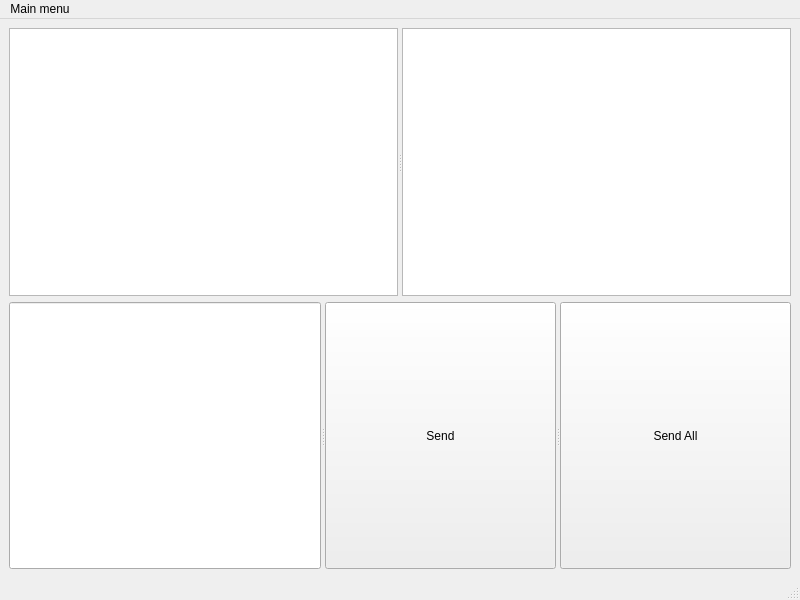
<?xml version="1.0" encoding="UTF-8"?>
<ui version="4.0">
 <class>MainWindow</class>
 <widget class="QMainWindow" name="MainWindow">
  <property name="geometry">
   <rect>
    <x>0</x>
    <y>0</y>
    <width>800</width>
    <height>600</height>
   </rect>
  </property>
  <property name="windowTitle">
   <string>MainWindow</string>
  </property>
  <widget class="QWidget" name="centralwidget">
   <layout class="QGridLayout" name="gridLayout">
    <item row="0" column="0">
     <widget class="QSplitter" name="splitter">
      <property name="orientation">
       <enum>Qt::Horizontal</enum>
      </property>
      <widget class="QTextBrowser" name="commonChatBrowser"/>
      <widget class="QTextBrowser" name="privateChatBrowser"/>
     </widget>
    </item>
    <item row="1" column="0">
     <widget class="QSplitter" name="splitter_2">
      <property name="orientation">
       <enum>Qt::Horizontal</enum>
      </property>
      <widget class="QLineEdit" name="messageLineEdit"/>
      <widget class="QPushButton" name="sendMessageButton">
       <property name="sizePolicy">
        <sizepolicy hsizetype="Fixed" vsizetype="Fixed">
         <horstretch>0</horstretch>
         <verstretch>0</verstretch>
        </sizepolicy>
       </property>
       <property name="text">
        <string>Send</string>
       </property>
      </widget>
      <widget class="QPushButton" name="privateMessageButton">
       <property name="sizePolicy">
        <sizepolicy hsizetype="Fixed" vsizetype="Fixed">
         <horstretch>0</horstretch>
         <verstretch>0</verstretch>
        </sizepolicy>
       </property>
       <property name="text">
        <string>Send All</string>
       </property>
      </widget>
     </widget>
    </item>
   </layout>
  </widget>
  <widget class="QMenuBar" name="menubar">
   <property name="geometry">
    <rect>
     <x>0</x>
     <y>0</y>
     <width>800</width>
     <height>21</height>
    </rect>
   </property>
   <widget class="QMenu" name="menuMain_menu">
    <property name="title">
     <string>Main menu</string>
    </property>
    <addaction name="actionOpen_another_client"/>
    <addaction name="actionClost_this_client"/>
   </widget>
   <addaction name="menuMain_menu"/>
  </widget>
  <widget class="QStatusBar" name="statusbar"/>
  <action name="actionClost_this_client">
   <property name="text">
    <string>Clost this client</string>
   </property>
  </action>
  <action name="actionOpen_another_client">
   <property name="text">
    <string>Open another client</string>
   </property>
  </action>
 </widget>
 <resources/>
 <connections/>
</ui>
